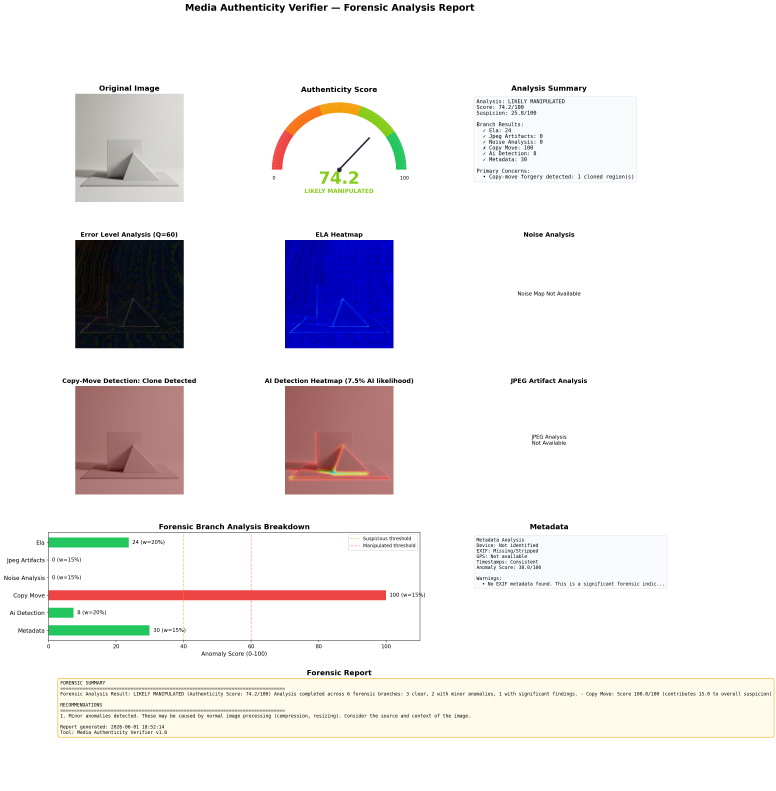
#> input picture reports/report_tmpeo4yh90a_20260601_185214.png, 3101 x 3162 px (shown at 1/4 size)
$ python -i copy_move.py   (imports and definitions only)
#> lines starting #> are read from the running program, lines starting #| are printed output that depends on the picture
"""
Copy-Move Forgery Detection Module
Research basis: SIFT/SURF keypoint matching + block-based overlap analysis
Implements both keypoint-based and block-based approaches for robustness
"""

import cv2
import numpy as np
from typing import Dict, Any, List, Tuple, Optional


class CopyMoveDetector:
    """
    Copy-Move (Clone) Forgery Detection.

    Detects when a region of an image has been copied and pasted elsewhere
    within the same image. This is one of the most common manipulation types
    (used to duplicate or hide objects).

    Uses a dual approach:
    1. Keypoint-based: SIFT feature matching for robust detection against
       rotation, scaling, and JPEG compression
    2. Block-based: Overlapping block analysis for detecting smooth region cloning
    """

    def __init__(self,
                 min_match_count: int = 10,
                 ransac_threshold: float = 5.0,
                 block_size: int = 16,
                 overlap: int = 8):
        """
        Args:
            min_match_count: Minimum SIFT matches to consider as clone detection
            ransac_threshold: RANSAC reprojection threshold for filtering matches
            block_size: Block size for block-based analysis
            overlap: Overlap between adjacent blocks
        """
        self.min_match_count = min_match_count
        self.ransac_threshold = ransac_threshold
        self.block_size = block_size
        self.overlap = overlap

    def analyze(self, image_path: str) -> Dict[str, Any]:
        """
        Perform copy-move forgery detection.
        """
        image = cv2.imread(image_path)
#> image is the input picture: shape (3162, 3101, 3); mean B, G, R 235.2, 233.8, 236.7
        if image is None:
            raise ValueError(f"Could not load image: {image_path}")

        results = {
            'clone_detected': False,
            'clone_confidence': 0.0,
            'clone_regions': [],
            'keypoint_matches': 0,
            'heatmap': None,
            'method_used': [],
        }

        # Method 1: SIFT-based keypoint matching
        sift_results = self._sift_detection(image)
        results['method_used'].append('SIFT')
        results['keypoint_matches'] = sift_results['match_count']

        if sift_results['detected']:
            results['clone_detected'] = True
            results['clone_confidence'] = max(
                results['clone_confidence'], sift_results['confidence']
            )
            results['clone_regions'].extend(sift_results['regions'])

        # Method 2: Block-based correlation analysis
        block_results = self._block_based_detection(image)
        results['method_used'].append('Block-Correlation')

        if block_results['detected']:
            results['clone_detected'] = True
            results['clone_confidence'] = max(
                results['clone_confidence'], block_results['confidence']
            )
            results['clone_regions'].extend(block_results['regions'])

        # Generate heatmap highlighting cloned regions
        results['heatmap'] = self._generate_heatmap(image, results['clone_regions'])

        return results

    def _sift_detection(self, image: np.ndarray) -> Dict[str, Any]:
        """
        SIFT-based copy-move detection.

        Process:
        1. Extract SIFT keypoints and descriptors
        2. Match features using FLANN matcher
        3. Filter matches using geometric consistency (RANSAC)
        4. Cluster matched regions to identify clone pairs
        """
        result = {
            'detected': False,
            'confidence': 0.0,
            'match_count': 0,
            'regions': [],
        }

        gray = cv2.cvtColor(image, cv2.COLOR_BGR2GRAY)
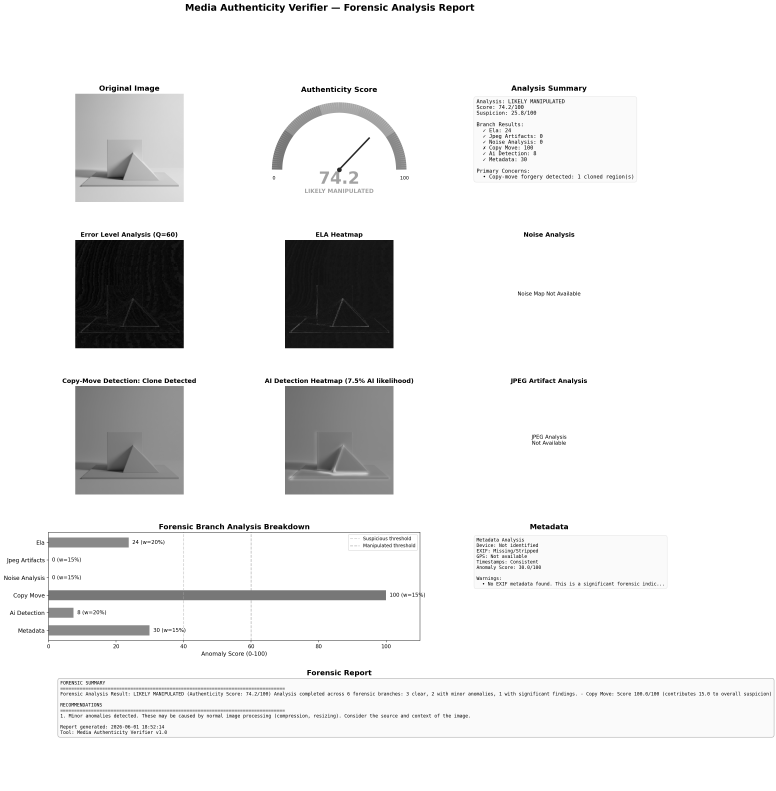
#> gray: shape (3162, 3101) (shown at 1/4 size); min 0, max 255, mean 234.8

        # Initialize SIFT
        try:
            sift = cv2.SIFT_create()
        except AttributeError:
            try:
                sift = cv2.xfeatures2d.SIFT_create()
            except AttributeError:
                return result

        # Detect keypoints and compute descriptors
        kp, des = sift.detectAndCompute(gray, None)
#> kp = 8456 keypoints; strongest (x, y, size): (2823, 2780, 1.8), (1878, 2868, 1.8), (258, 2868, 1.8), (1979, 2186, 1.8)

        if des is None or len(kp) < self.min_match_count:
            return result

        # Match features using FLANN
        FLANN_INDEX_KDTREE = 1
        index_params = dict(algorithm=FLANN_INDEX_KDTREE, trees=5)
        search_params = dict(checks=50)

        try:
            flann = cv2.FlannBasedMatcher(index_params, search_params)
            matches = flann.knnMatch(des, des, k=2)
#> matches = 8456 matches
        except Exception:
            return result

        # Apply Lowe's ratio test and filter self-matches
        good_matches = []
        for match_pair in matches:
            if len(match_pair) == 2:
                m, n = match_pair
                # Lowe's ratio test
                if m.distance < 0.7 * n.distance:
                    # Filter self-matches (same keypoint)
                    pt1 = kp[m.queryIdx].pt
                    pt2 = kp[m.trainIdx].pt
                    dist = np.sqrt((pt1[0] - pt2[0])**2 + (pt1[1] - pt2[1])**2)
                    if dist > 20:  # Minimum displacement to consider as copy-move
                        good_matches.append((m, n))
#> this loop made 8456 passes
#> pt2 on passes 1 to 12: (18.03, 2318.5), (18.03, 2318.5), (23.62, 2311.4), (23.62, 2311.4), (27.81, 2317.9), (27.81, 2317.9), (31.08, 2233.1), (31.08, 2233.1), (35.59, 2243.7), (35.59, 2243.7), (37.07, 2245.8), (37.09, 2238.1)
#> after the loop, good_matches = []
#> in analyze, `sift_results = self._sift_detection(image)`: sift_results = {'detected': False, 'confidence': 0, 'match_count': 0, 'regions': []}

        result['match_count'] = len(good_matches)

        if len(good_matches) < self.min_match_count:
            return result

        # Extract matched points for RANSAC
        src_pts = np.float32([kp[m.queryIdx].pt for m, n in good_matches])
        dst_pts = np.float32([kp[m.trainIdx].pt for m, n in good_matches])

        # RANSAC to find geometric transformation
        try:
            M, mask = cv2.findHomography(src_pts, dst_pts, cv2.RANSAC,
                                          self.ransac_threshold)
            inliers = int(np.sum(mask)) if mask is not None else 0

            if inliers >= self.min_match_count:
                result['detected'] = True
                result['confidence'] = min(1.0, inliers / (self.min_match_count * 3))

                # Identify clone regions from inlier matches
                inlier_mask = mask.flatten().astype(bool)
                inlier_src = src_pts[inlier_mask]
                inlier_dst = dst_pts[inlier_mask]

                # Cluster into regions
                src_region = self._cluster_points(inlier_src, image.shape)
                dst_region = self._cluster_points(inlier_dst, image.shape)

                if src_region and dst_region:
                    result['regions'].append({
                        'type': 'copy_move_sift',
                        'source_region': src_region,
                        'destination_region': dst_region,
                        'inlier_count': inliers,
                    })

        except Exception:
            pass

        return result

    def _block_based_detection(self, image: np.ndarray) -> Dict[str, Any]:
        """
        Block-based copy-move detection using correlation analysis.

        Divides the image into overlapping blocks, computes features for each,
        and finds block pairs with suspiciously high correlation (indicating cloning).
        This catches smooth-region cloning that SIFT misses.
        """
        result = {
            'detected': False,
            'confidence': 0.0,
            'regions': [],
        }

        gray = cv2.cvtColor(image, cv2.COLOR_BGR2GRAY) if len(image.shape) == 3 else image
        h, w = gray.shape
#> h = 3162; w = 3101
        bs = self.block_size
        step = bs - self.overlap

        if h < bs * 2 or w < bs * 2:
            return result

        # Extract block features (DCT coefficients as compact representation)
        blocks = []
        positions = []
        for y in range(0, h - bs + 1, step):
            for x in range(0, w - bs + 1, step):
                block = gray[y:y+bs, x:x+bs].astype(np.float32)
                # DCT-based feature (low-frequency coefficients)
                dct_block = cv2.dct(block)
                # Use zigzag-scan of top-left 4x4 as feature
                feature = dct_block[:4, :4].flatten()
                # Normalize
                feature = feature / (np.linalg.norm(feature) + 1e-8)
                blocks.append(feature)
                positions.append((x, y))
#> after the loop, blocks = 152084 items; positions = 152084 items

        if len(blocks) < 2:
            return result

        blocks = np.array(blocks)

        # Find similar block pairs
        # For efficiency, use a simplified approach with batched computation
        n_blocks = len(blocks)
#> n_blocks = 152084
        suspicious_pairs = []

        # Sample-based approach for large images
        max_compare = min(n_blocks, 2000)
#> max_compare = 2000
        indices = np.random.choice(n_blocks, max_compare, replace=False) if n_blocks > max_compare else np.arange(n_blocks)
#> indices = 2000 values, max 152077 at index 1194, min 49 at index 1230, mean 76048.5

        sampled_blocks = blocks[indices]
        sampled_positions = [positions[i] for i in indices]
#> sampled_positions = 2000 pairs, first value 0 to 3080, second value 0 to 3144

        # Compute pairwise cosine similarity
        similarity_matrix = np.dot(sampled_blocks, sampled_blocks.T)
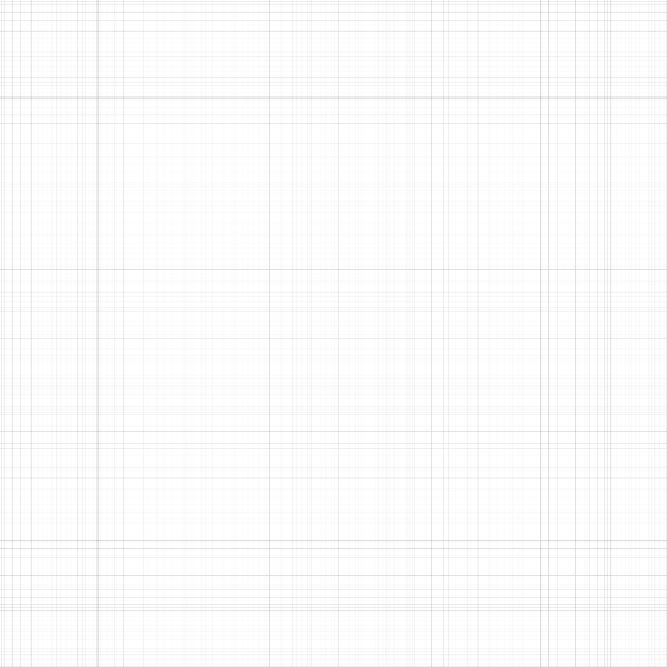
#> similarity_matrix: shape (2000, 2000) float32 (shown at 1/3 size); min 0.104, max 1, mean 0.987

        # Find high-similarity pairs that are spatially distant
        threshold = 0.95  # Very high correlation threshold
        for i in range(len(sampled_blocks)):
            for j in range(i + 1, len(sampled_blocks)):
                if similarity_matrix[i, j] > threshold:
                    pos_i = sampled_positions[i]
                    pos_j = sampled_positions[j]
                    # Must be spatially separated
                    dist = np.sqrt(
                        (pos_i[0] - pos_j[0])**2 + (pos_i[1] - pos_j[1])**2
                    )
                    if dist > bs * 2:  # Minimum spatial separation
                        suspicious_pairs.append((pos_i, pos_j, similarity_matrix[i, j]))
#> after the loop, suspicious_pairs = 1876678 items

        if len(suspicious_pairs) > 5:  # Threshold for significance
            result['detected'] = True
            result['confidence'] = min(1.0, len(suspicious_pairs) / 50)

            # Cluster suspicious pairs into regions
            source_pts = [(p[0][0], p[0][1]) for p in suspicious_pairs]
#> source_pts = 1876678 items
            dest_pts = [(p[1][0], p[1][1]) for p in suspicious_pairs]
#> dest_pts = 1876678 items

            src_region = self._cluster_points(
                np.array(source_pts, dtype=np.float32), image.shape
            )
            dst_region = self._cluster_points(
                np.array(dest_pts, dtype=np.float32), image.shape
            )

            if src_region and dst_region:
                result['regions'].append({
                    'type': 'copy_move_block',
                    'source_region': src_region,
                    'destination_region': dst_region,
                    'pair_count': len(suspicious_pairs),
                })

        return result

    def _cluster_points(self, points: np.ndarray,
                        image_shape: Tuple[int, ...]) -> Optional[Dict]:
        """
        Cluster matched points into a bounding region.
        """
#> called with points = array of shape (1876678, 2), image_shape = (3162, 3101, 3)
        if len(points) < 2:
            return None

        x_min = int(np.min(points[:, 0]))
#> x_min = 0
        x_max = int(np.max(points[:, 0]))
#> x_max = 3080
        y_min = int(np.min(points[:, 1]))
#> y_min = 0
        y_max = int(np.max(points[:, 1]))
#> y_max = 3144

        # Add padding
        pad = 20
        h, w = image_shape[:2]
        x_min = max(0, x_min - pad)
        y_min = max(0, y_min - pad)
        x_max = min(w, x_max + pad)
#> x_max = 3100
        y_max = min(h, y_max + pad)
#> y_max = 3162
#> in _block_based_detection, `src_region = self._cluster_points( np.array(source_pts, dtype=np.float..`: src_region = {'bbox': (0, 0, 3100, 3162), 'num_points': 1876678, 'center': (1565, 1578)}
#> in _block_based_detection, `dst_region = self._cluster_points( np.array(dest_pts, dtype=np.float32..`: dst_region = {'bbox': (0, 0, 3100, 3162), 'num_points': 1876678, 'center': (1578, 1593)}
#> in analyze, `block_results = self._block_based_detection(image)`: block_results = 3 items

        return {
            'bbox': (x_min, y_min, x_max, y_max),
            'num_points': len(points),
            'center': (int(np.mean(points[:, 0])), int(np.mean(points[:, 1]))),
        }

    def _generate_heatmap(self, image: np.ndarray,
                          regions: List[Dict]) -> np.ndarray:
        """
        Generate heatmap highlighting detected clone regions.
        """
        heatmap = np.zeros(image.shape[:2], dtype=np.float32)

        for region in regions:
            for key in ['source_region', 'destination_region']:
                if key in region and region[key]:
                    bbox = region[key]['bbox']
                    x1, y1, x2, y2 = bbox
                    # Draw filled region on heatmap
                    heatmap[y1:y2, x1:x2] = 1.0

        # Apply Gaussian blur for smooth visualization
        if heatmap.max() > 0:
            heatmap = cv2.GaussianBlur(heatmap, (51, 51), 0)
            heatmap = (heatmap / heatmap.max() * 255).astype(np.uint8)
        else:
            heatmap = heatmap.astype(np.uint8)

        # Colorize
        colorized = cv2.applyColorMap(heatmap, cv2.COLORMAP_JET)

        # Overlay on original image
        overlay = cv2.addWeighted(image, 0.6, colorized, 0.4, 0)
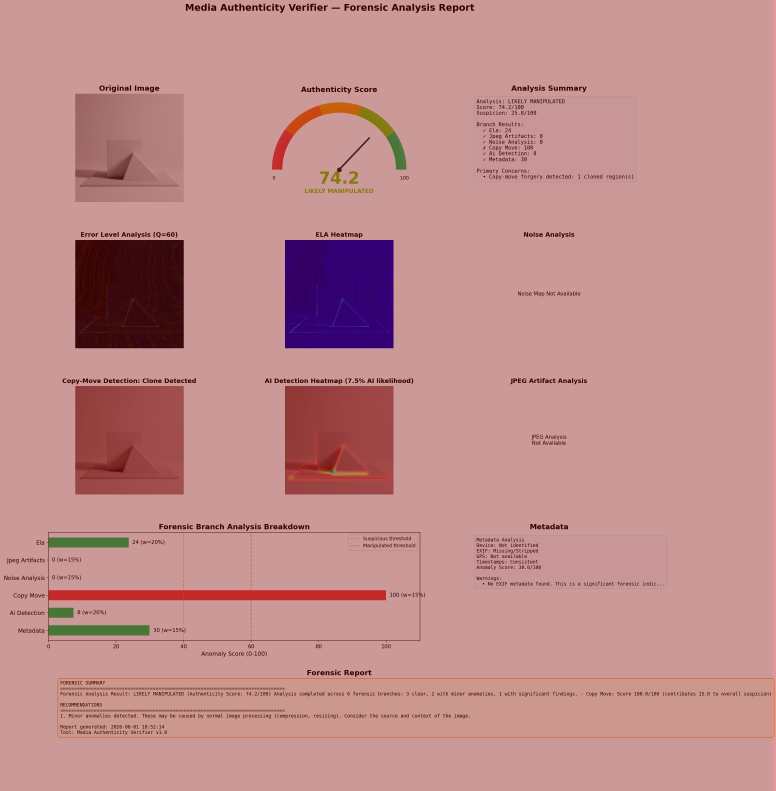
#> overlay: shape (3162, 3101, 3) (shown at 1/4 size); mean B, G, R 141.1, 140.3, 193.1

        return overlay

>>> result = CopyMoveDetector().analyze('../reports/report_tmpeo4yh90a_20260601_185214.png')
#> result = 6 items
